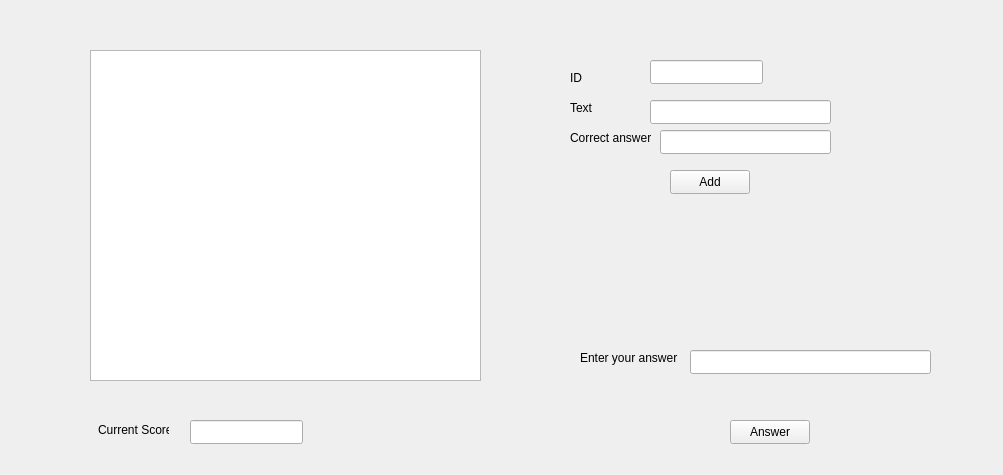
<?xml version="1.0" encoding="UTF-8"?>
<ui version="4.0">
 <class>Window</class>
 <widget class="QWidget" name="Window">
  <property name="geometry">
   <rect>
    <x>0</x>
    <y>0</y>
    <width>1003</width>
    <height>475</height>
   </rect>
  </property>
  <property name="windowTitle">
   <string>Window</string>
  </property>
  <widget class="QListWidget" name="questionListWidget">
   <property name="geometry">
    <rect>
     <x>90</x>
     <y>50</y>
     <width>391</width>
     <height>331</height>
    </rect>
   </property>
  </widget>
  <widget class="QLabel" name="label">
   <property name="geometry">
    <rect>
     <x>570</x>
     <y>70</y>
     <width>49</width>
     <height>16</height>
    </rect>
   </property>
   <property name="text">
    <string>ID</string>
   </property>
  </widget>
  <widget class="QLabel" name="label_2">
   <property name="geometry">
    <rect>
     <x>570</x>
     <y>100</y>
     <width>49</width>
     <height>16</height>
    </rect>
   </property>
   <property name="text">
    <string>Text</string>
   </property>
  </widget>
  <widget class="QLabel" name="label_3">
   <property name="geometry">
    <rect>
     <x>570</x>
     <y>130</y>
     <width>81</width>
     <height>16</height>
    </rect>
   </property>
   <property name="text">
    <string>Correct answer</string>
   </property>
  </widget>
  <widget class="QLineEdit" name="idLineEdit">
   <property name="geometry">
    <rect>
     <x>650</x>
     <y>60</y>
     <width>113</width>
     <height>24</height>
    </rect>
   </property>
  </widget>
  <widget class="QLineEdit" name="textLineEdit">
   <property name="geometry">
    <rect>
     <x>650</x>
     <y>100</y>
     <width>181</width>
     <height>24</height>
    </rect>
   </property>
  </widget>
  <widget class="QLineEdit" name="correctLineEdit">
   <property name="geometry">
    <rect>
     <x>660</x>
     <y>130</y>
     <width>171</width>
     <height>24</height>
    </rect>
   </property>
  </widget>
  <widget class="QPushButton" name="addButton">
   <property name="geometry">
    <rect>
     <x>670</x>
     <y>170</y>
     <width>80</width>
     <height>24</height>
    </rect>
   </property>
   <property name="text">
    <string>Add</string>
   </property>
  </widget>
  <widget class="QLabel" name="label_4">
   <property name="geometry">
    <rect>
     <x>580</x>
     <y>350</y>
     <width>101</width>
     <height>16</height>
    </rect>
   </property>
   <property name="text">
    <string>Enter your answer</string>
   </property>
  </widget>
  <widget class="QPushButton" name="AnswerButton">
   <property name="geometry">
    <rect>
     <x>730</x>
     <y>420</y>
     <width>80</width>
     <height>24</height>
    </rect>
   </property>
   <property name="text">
    <string>Answer</string>
   </property>
  </widget>
  <widget class="QLineEdit" name="scoreLineEdit">
   <property name="geometry">
    <rect>
     <x>190</x>
     <y>420</y>
     <width>113</width>
     <height>24</height>
    </rect>
   </property>
  </widget>
  <widget class="QLabel" name="label_5">
   <property name="geometry">
    <rect>
     <x>98</x>
     <y>420</y>
     <width>71</width>
     <height>20</height>
    </rect>
   </property>
   <property name="text">
    <string>Current Score</string>
   </property>
  </widget>
  <widget class="QLineEdit" name="participantLineEdit">
   <property name="geometry">
    <rect>
     <x>690</x>
     <y>350</y>
     <width>241</width>
     <height>24</height>
    </rect>
   </property>
  </widget>
 </widget>
 <resources/>
 <connections/>
</ui>
